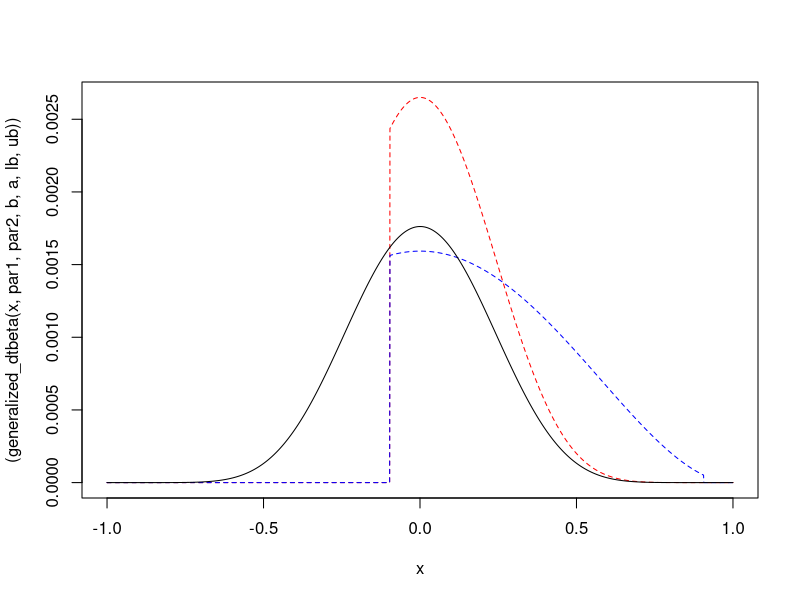

Reproduce this figure in R.


dbeta_corr <- function(x, par1, par2){
  tx <- (x + 1)/2
  beta_raw <- pbeta(tx,par1,par2) - pbeta(tx-0.001,par1,par2)
  return(2*beta_raw - 1)
}

dbeta_corr_trunc <- function(x, par1, par2, lb, ub){
  
  beta_corr_raw <- dbeta_corr(x, par1, par2)
  cdf_beta_corr_lower <- sum(dbeta_corr(seq(-1,lb, 0.001), par1, par2))
  cdf_beta_corr_upper <- sum(dbeta_corr(seq(-1,ub, 0.001), par1, par2))
  
  
  
  beta_corr_trunc_unnorm <- beta_corr_raw * (x >= lb & x <= ub)
  beta_corr_trunc_unnorm/(cdf_beta_corr_upper-cdf_beta_corr_lower)
  
}


generalized_pbeta <- function(x, par1, par2, b, a){
  tx <- (x - a)/(b-a) 
  return(pbeta(tx, par1, par2))
  
}

generalized_dbeta <- function(x, par1, par2, b, a){
   
  return(generalized_pbeta(x, par1, par2,b,a) - generalized_pbeta(x-0.001, par1, par2,b,a))
  
}

generalized_dtbeta <- function(x, par1, par2, b, a, lb, ub){
  fy <- generalized_dbeta(x, par1, par2, b, a) * (x>=lb) * (x<=ub)
  cdf_lb <-  generalized_pbeta(lb, par1, par2, b, a)
  cdf_ub <-  generalized_pbeta(ub, par1, par2, b, a)
  norm_fy <- cdf_ub - cdf_lb
  return(fy/norm_fy)
  
}

par1 <- 10
par2 <- 10
b <- 1
a <- -1
lb <- -0.09615 #-1/9 
ub <-0.90654  # 1.0
x <- seq(-1,1,0.001)


plot((generalized_dtbeta(x,par1,par2,b,a, lb, ub)), x = x, type = "l", col = "red", lty = 2)
lines((generalized_dtbeta(x,par1 = 3,par2 = 3,b,a, lb, ub)), x = x, type = "l", col = "blue", lty = 2)


lines((generalized_dbeta(x,par1,par2,b,a)), x = x, type = "l")

sum((generalized_dbeta(x,par1,par2,b,a)) * x)
sum((generalized_dtbeta(x,par1,par2,b,a, lb, ub)) * x)
